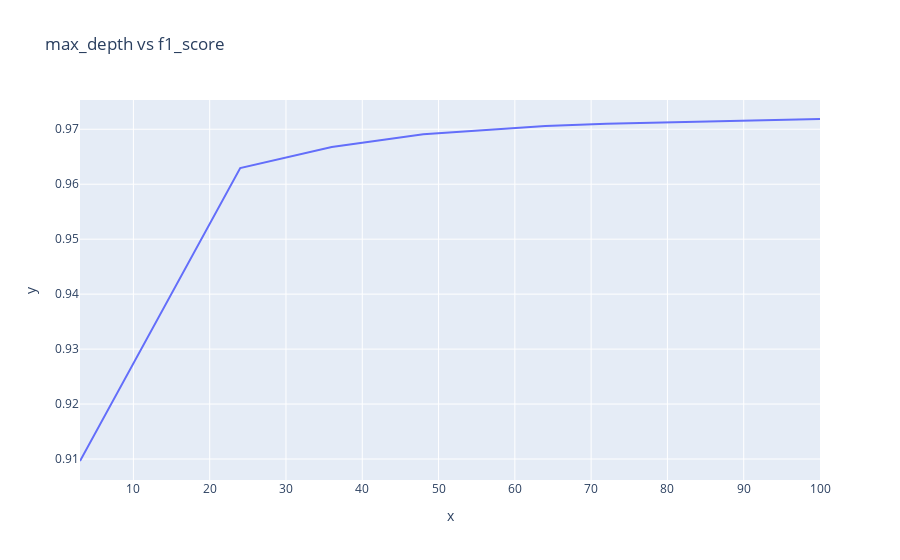

Source (notebook cell):
### Code cell
# plot a line graph for max_depth vs f1_score
fig = px.line(x=max_depths, y=f1_scores, title='max_depth vs f1_score', labels={'x':'max_depth', 'y':'f1_score'})
fig.show()

### Figure 1 — Plotly figure (JSON) as saved in the notebook; plotly's stock layout.template omitted (floating-point values rounded to 4 significant figures)
{"data": [{"hovertemplate": "x=%{x}<br>y=%{y}<extra></extra>", "legendgroup": "", "line": {"color": "#636efa", "dash": "solid"}, "marker": {"symbol": "circle"}, "mode": "lines", "name": "", "orientation": "v", "showlegend": false, "type": "scatter", "x": [3, 24, 36, 48, 64, 72, 100], "xaxis": "x", "y": [0.9096, 0.9629, 0.9668, 0.9691, 0.9706, 0.971, 0.9719], "yaxis": "y"}], "layout": {"legend": {"tracegroupgap": 0}, "title": {"text": "max_depth vs f1_score"}, "xaxis": {"anchor": "y", "domain": [0, 1], "title": {"text": "x"}}, "yaxis": {"anchor": "x", "domain": [0, 1], "title": {"text": "y"}}}}
